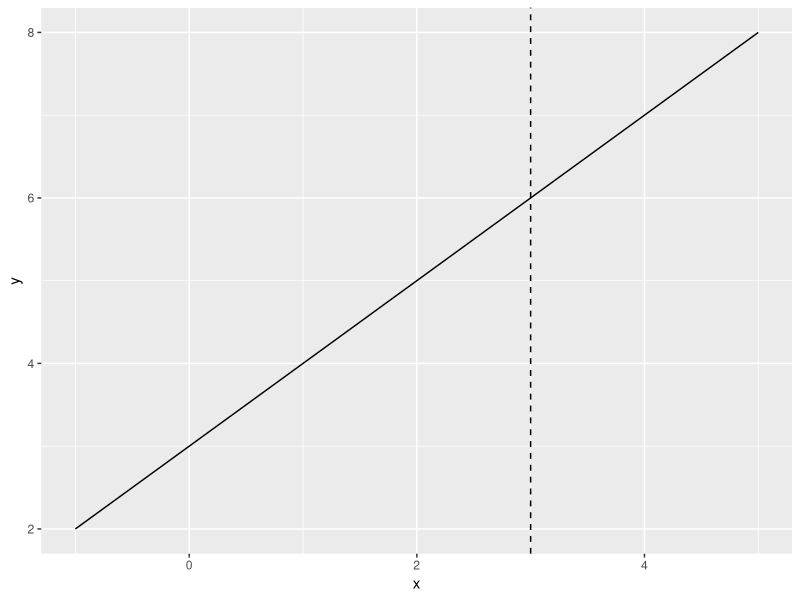
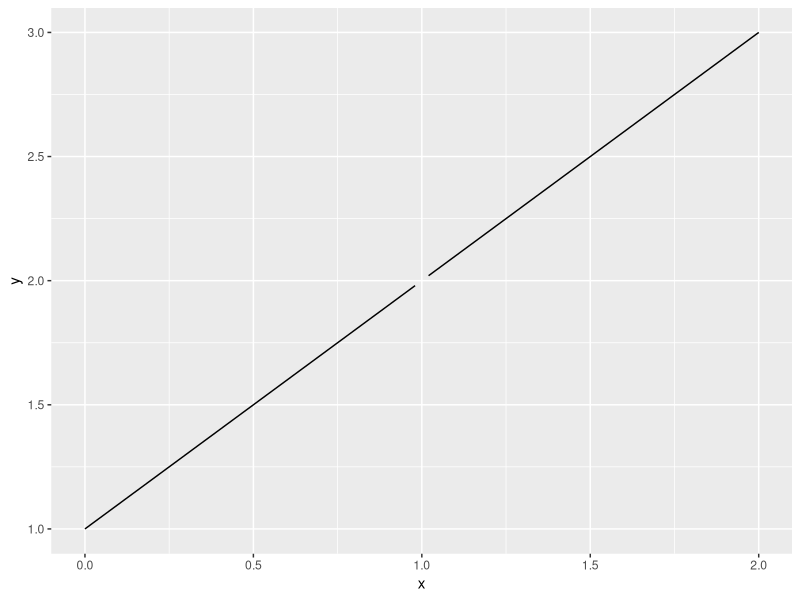
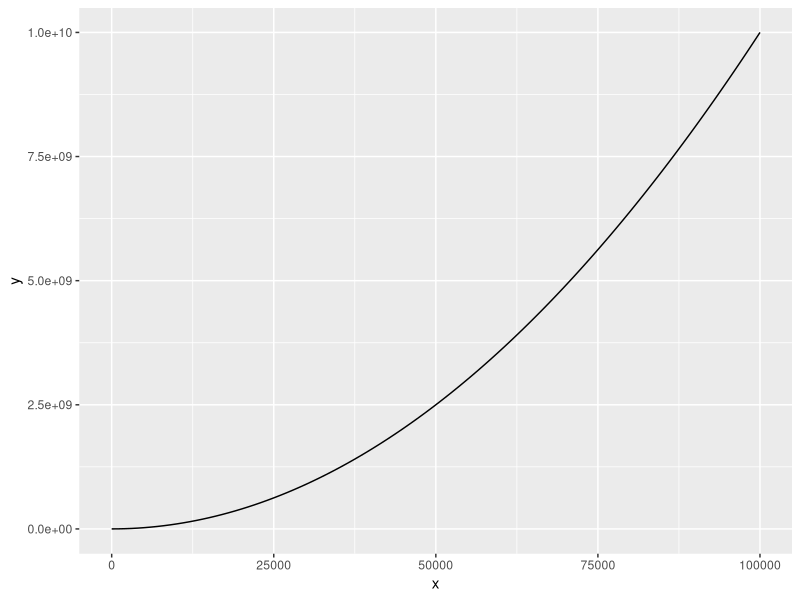
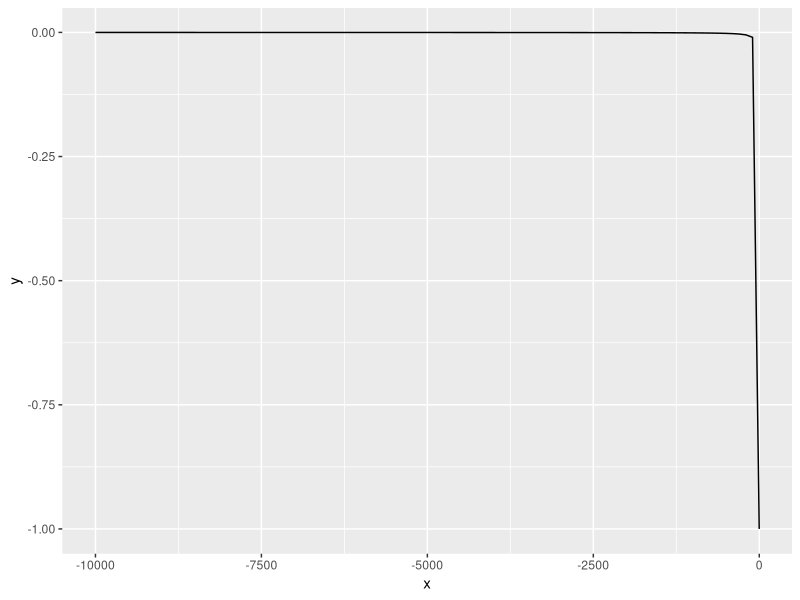
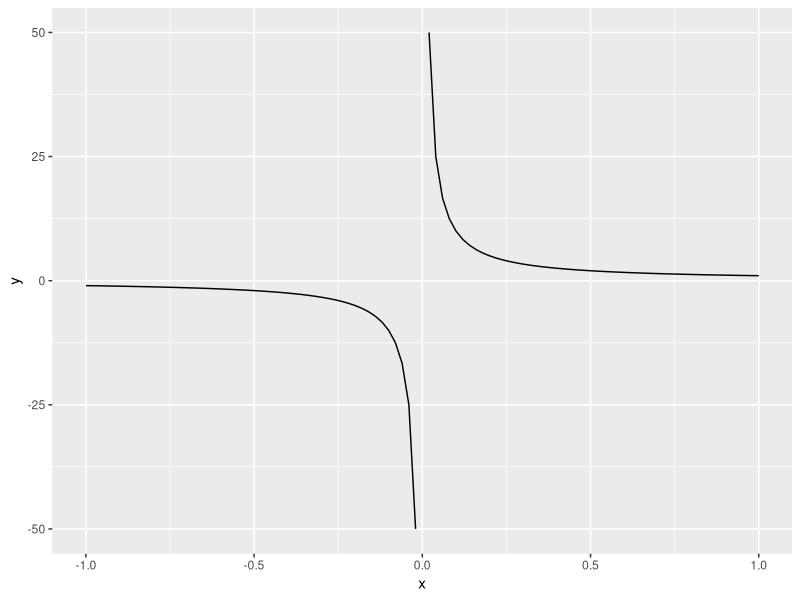
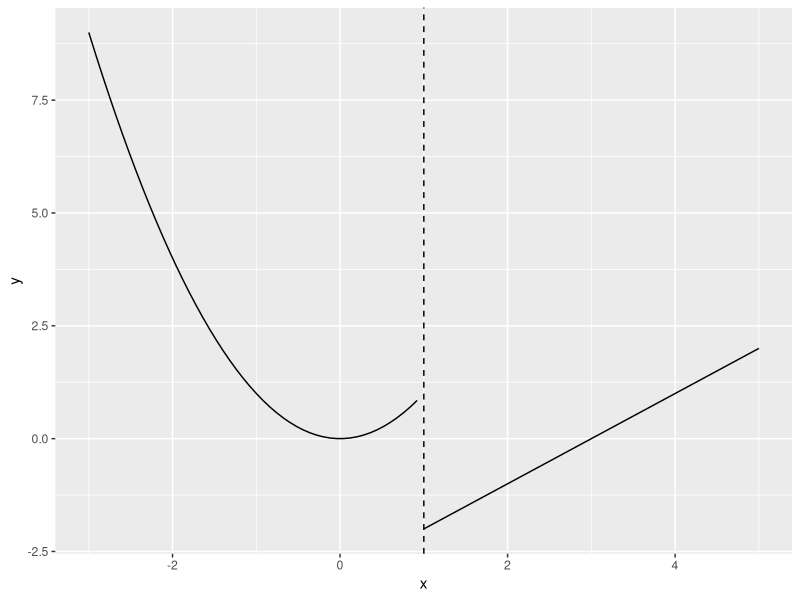
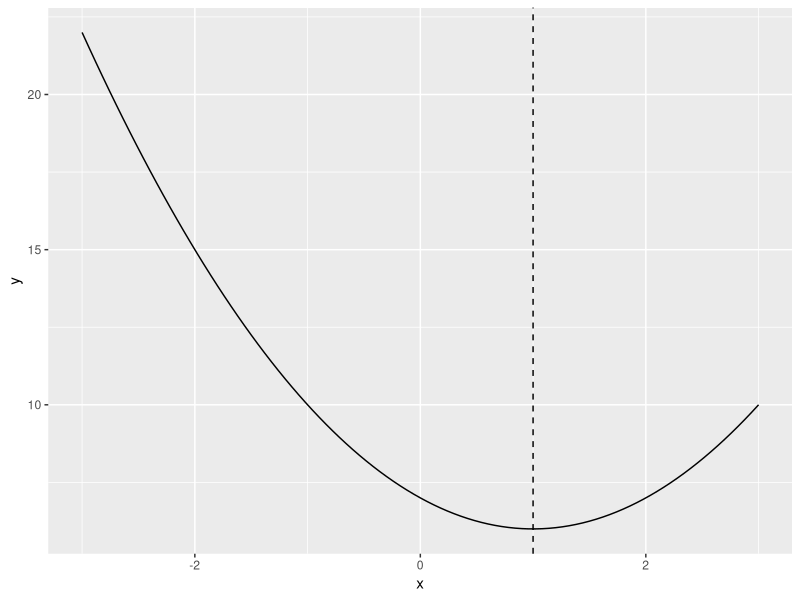

The R source for these figures, in order:
## ---- chunk 1
library(ggplot2)
## ---- chunk 2
ggplot(data.frame(x = c(-1, 5)), aes(x)) +
  stat_function(fun = function(x) x + 3) +
  geom_vline(xintercept = 3, linetype = "dashed")
## ---- chunk 3
ggplot(data.frame(x = c(0, 2)), aes(x)) +
  stat_function(fun = function(x) (x ^ 2 - 1) / (x - 1))
## ---- chunk 4
ggplot(data.frame(x = c(0, 100000)), aes(x)) +
  stat_function(fun = function(x) x ^ 2)
## ---- chunk 5
ggplot(data.frame(x = c(-10000, -1)), aes(x)) +
  stat_function(fun = function(x) ifelse(x != 0, 1 / x, NaN)) 
## ---- chunk 6
ggplot(data.frame(x = c(-1, 1)), aes(x)) +
  stat_function(fun = function(x) ifelse(x != 0, 1 / x, NaN)) 
## ---- chunk 7
ggplot(data.frame(x = -3:5), aes(x)) +
  stat_function(fun = function(x) ifelse(x < 1, x ^ 2, NA)) +
  stat_function(fun = function(x) ifelse(x >= 1, x - 3, NA)) +
  geom_vline(xintercept = 1, linetype = "dashed")
## ---- chunk 8
ggplot(data.frame(x = c(-3, 3)), aes(x)) +
  stat_function(fun = function(x) x ^ 2 - (2 * x) + 7) +
  geom_vline(xintercept = 1, linetype = "dashed")
